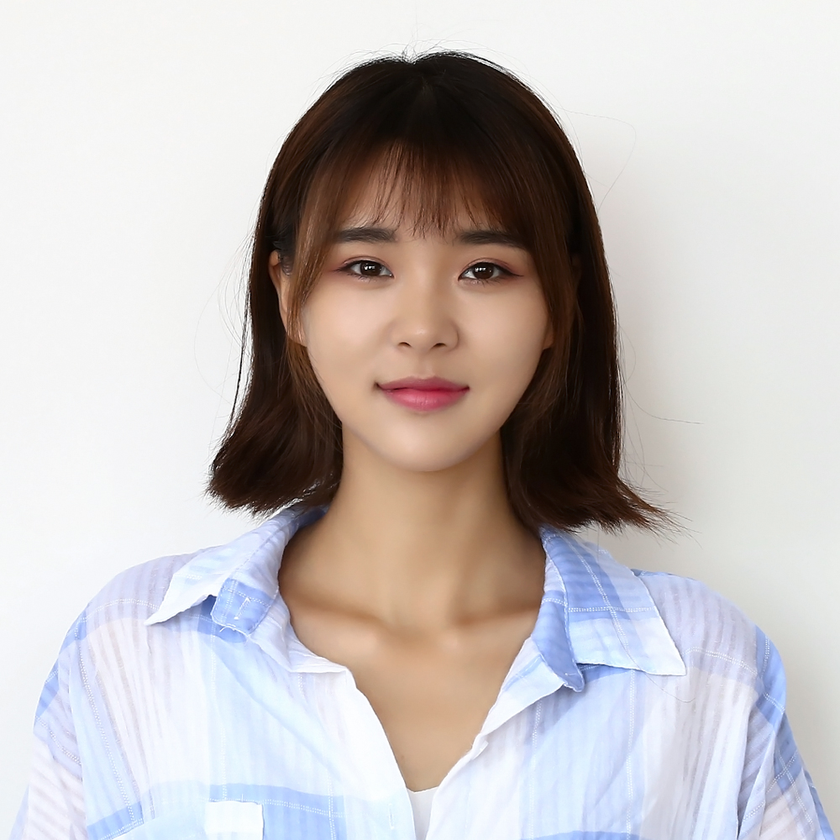
#> input picture Cv/face.png, 840 x 840 px, shrunk from 1000 x 1000 before the run, given in place of the camera
$ python opencv1.py
#> lines starting #> are read from the running program, lines starting #| are printed output that depends on the picture; after the words box and inside, x2 and y2 are one past the last pixel; in counts of white or black regions, pixels touching at a corner belong together


import cv2
import time
import numpy as np
red1 = np.array([0, 100, 100])
red2 = np.array([10, 255, 255])
mybuffer = 64
cap =cv2.VideoCapture(0)
while True:
    ret, frame = cap.read()
#> frame is the input picture: shape (840, 840, 3); mean B, G, R 189.3, 190.1, 196.4
    hsv = cv2.cvtColor(frame, cv2.COLOR_BGR2HSV)
#> hsv: shape (840, 840, 3); mean H, S, V 46.9, 45.1, 204
    mask = cv2.inRange(hsv, red1, red2)
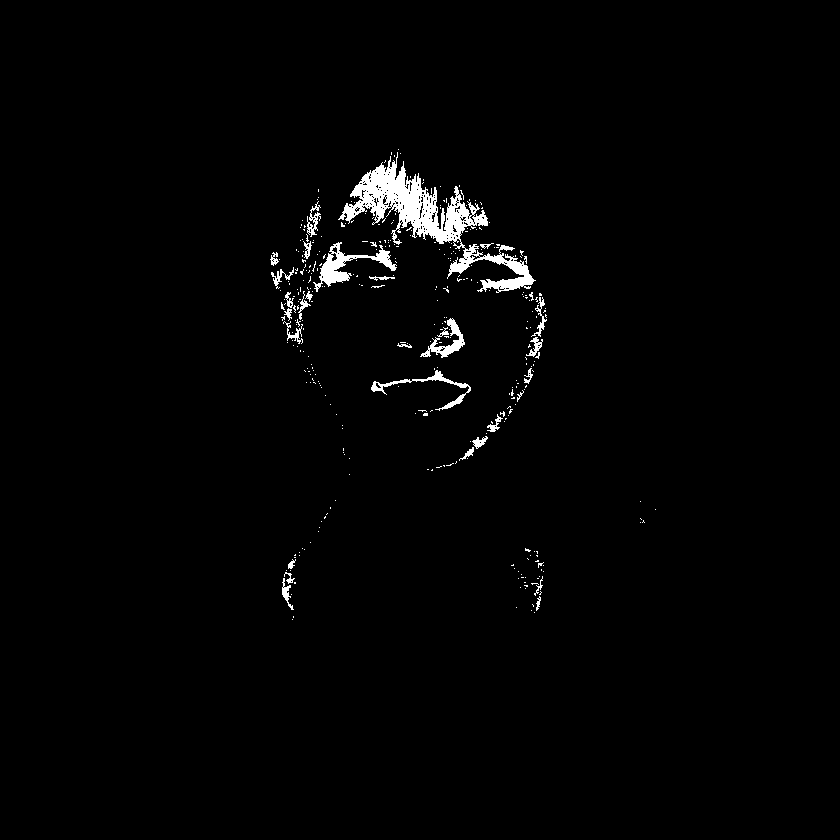
#> mask: shape (840, 840); 1.6% white; 348 white regions (318 under 20 px), largest, box (x1, y1, x2, y2) and area: (338, 152, 536, 293) 6360, (313, 242, 397, 292) 1074, (371, 370, 471, 411) 545
    mask = cv2.erode(mask, None, iterations=2)
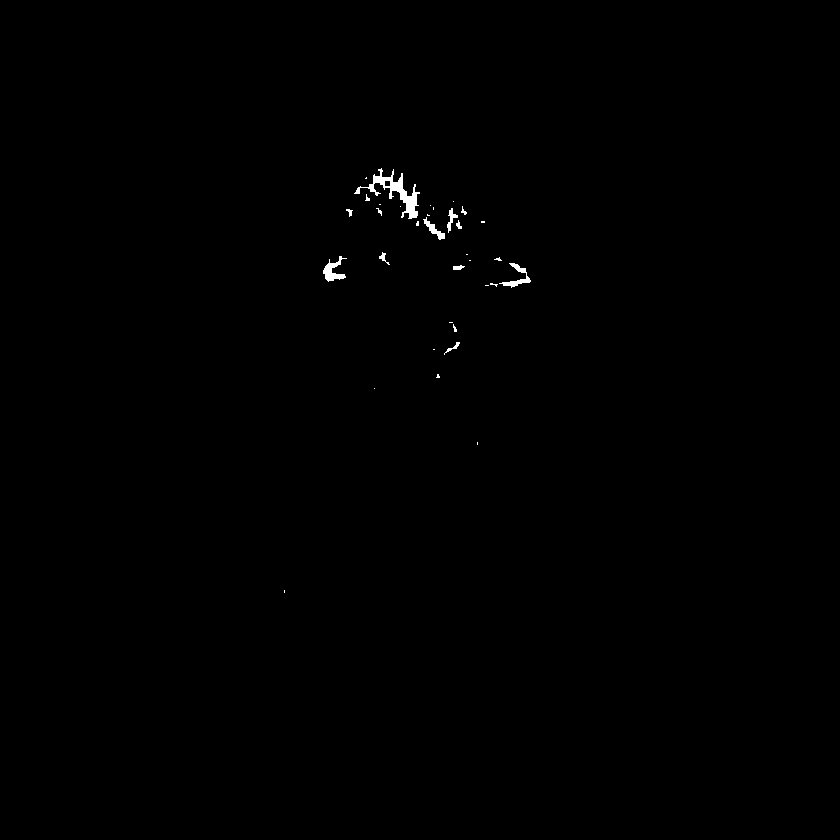
#> mask: shape (840, 840); 0.27% white; 34 white regions (23 under 20 px), largest, box (x1, y1, x2, y2) and area: (354, 168, 420, 219) 810, (323, 256, 347, 282) 266, (499, 263, 531, 288) 223
    mask = cv2.dilate(mask, None, iterations=2)
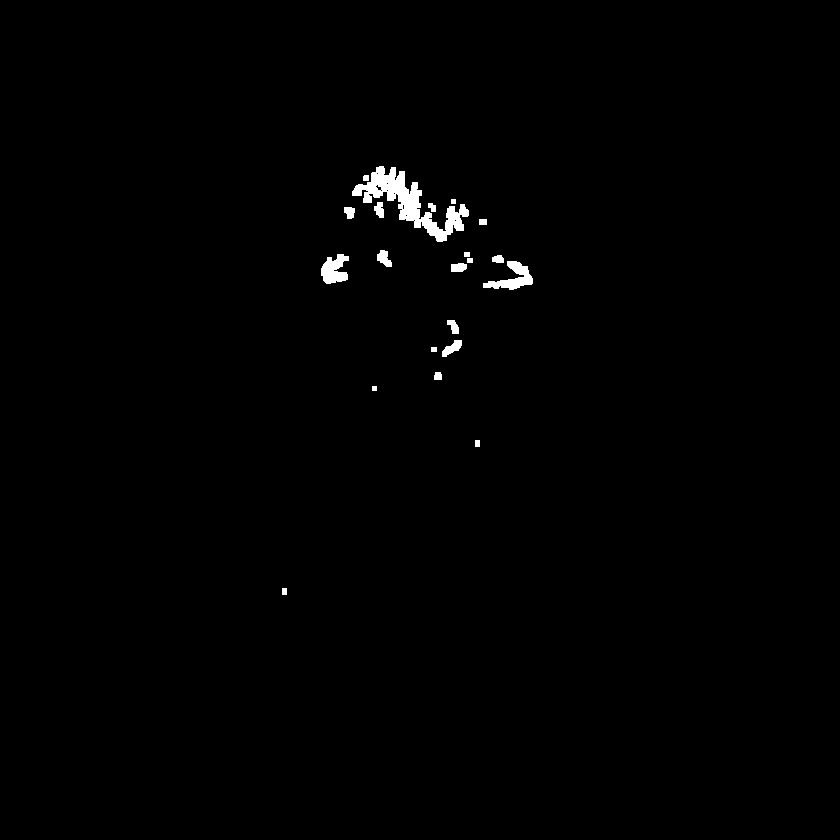
#> mask: shape (840, 840); 0.73% white; 21 white regions
    cnts = cv2.findContours(mask.copy(), cv2.RETR_EXTERNAL, cv2.CHAIN_APPROX_SIMPLE)[-2]
#> cnts = 21 contours, 2 with area under 20; largest, box (x1, y1, x2, y2) and area: (352, 166, 469, 242) 2414, (483, 261, 533, 290) 548, (321, 254, 349, 284) 496, (442, 340, 462, 357) 152, (377, 250, 392, 267) 136
    center = None
    if len(cnts) > 0:

        c = max(cnts, key=cv2.contourArea)
#> c = contour of 248 points, box (x1, y1, x2, y2) (352, 166, 469, 242), area 2414

        ((x, y), radius) = cv2.minEnclosingCircle(c)
#> x = 409.8; y = 203.9; radius = 59.24

        M = cv2.moments(c)
#> M = moments, m00 2414, centre m10/m00, m01/m00 = (408.7, 201.7)

        center = (int(M["m10"] / M["m00"]), int(M["m01"] / M["m00"]))
#> center = (408, 201)

        if radius > 20:
            cv2.circle(frame, (int(x), int(y)), int(radius), (0, 255, 255), 2)
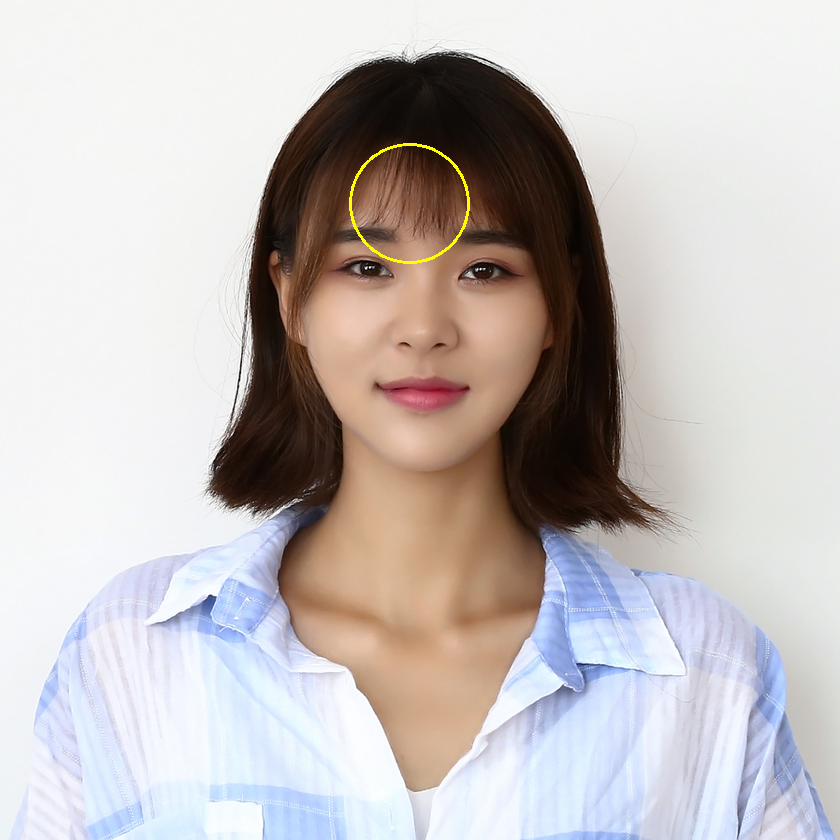
#> frame: shape (840, 840, 3); 0.16% of pixels changed, all inside (x1, y1, x2, y2) = (349, 143, 470, 264)
            cv2.circle(frame, center, 5, (0, 0, 255), -1)
#> frame: shape (840, 840, 3); 0.01% of pixels changed, all inside (x1, y1, x2, y2) = (403, 196, 414, 207)

    cv2.imshow("Frame", frame)

    key = cv2.waitKey(1) & 0xFF
#> (key q is pressed here)

    if key == ord("q"):
        break
